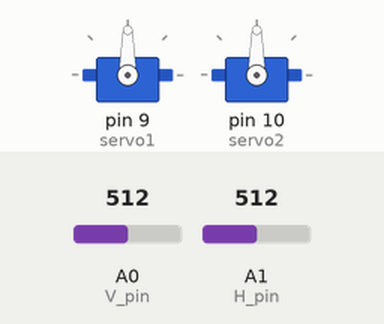
This sketch was run on a simulated Arduino Uno, built with avr-gcc and run on an emulated ATmega328P. Shown: 2 × servo. The inputs (shaded band) are chosen by the test bench; at power-on: A0 (V_pin) = 512, A1 (H_pin) = 512.

Above: at 1.2 s.
1.3 s: A0 (V_pin) set to 716
At 2.2 s:
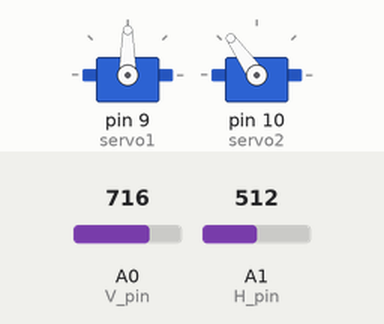
2.8 s: A1 (H_pin) set to 716
At 3.4 s:
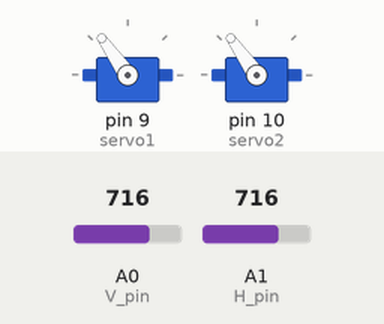
4.3 s: A0 (V_pin) set to 900
At 5.2 s:
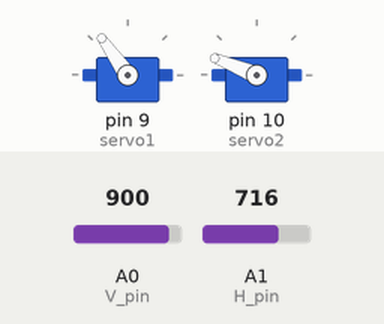
5.8 s: A1 (H_pin) set to 900
At 6.3 s:
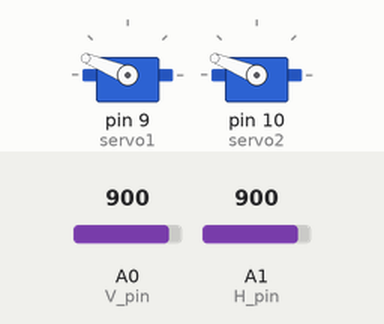
7.3 s: A0 (V_pin) set to 1023
At 8.5 s:
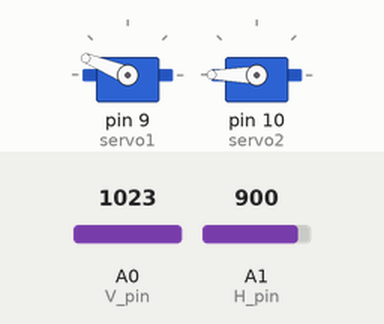
8.8 s: A1 (H_pin) set to 1023
At 9.8 s:
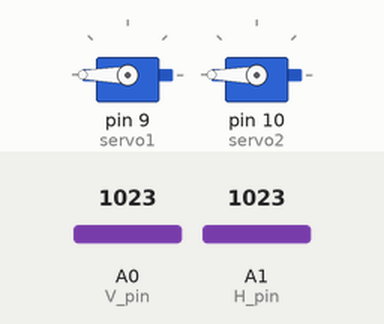
Timing chart, 0 to 11.3 s (numbered marks = the images above; inputs shaded):
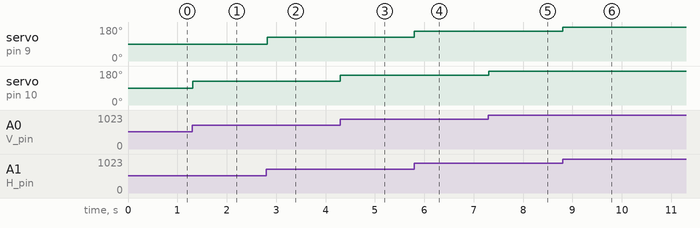

Measured:
- after the input at 1.3 s, servo on pin 10 (servo2): 90° → 125° at once
- after the input at 2.8 s, servo on pin 9 (servo1): 90° → 125° at once
- after the input at 4.3 s, servo on pin 10 (servo2): 125° → 158° at once
- after the input at 5.8 s, servo on pin 9 (servo1): 125° → 158° at once
- after the input at 7.3 s, servo on pin 10 (servo2): 158° → 180° at once
- after the input at 8.8 s, servo on pin 9 (servo1): 158° → 180° at once

The sketch:

programa_para_controle_de_servomotores_com_joystick.ino
```cpp
// TÍTULO: Programa Para Controlar Servomotores com Joystick de PS2
// AUTOR: Ângelo Meneguini
// WEBSITE: https://eletronicagaragem.blogspot.com.br

#include <Servo.h>                         // inclusão da biblioteca sero.h

Servo servo1;                              // cria o objeto para o servo 1
Servo servo2;                              // cria o objeto para o servo 2

#define V_pin A0                           // pino de conexão da posição vertical do joystick
#define H_pin A1                           // pino de conexão da posição horizontal do joystick

int H_val = 0;                             // armazena o valor da leitura analógica da posição horizontal
int V_val = 0;                             // armazena o valor da leitura analógica da posição vertical


void setup() {
  servo1.attach(9);                        // configura o pino digital 9 como saída para controle do servo 1
  servo2.attach(10);                       // configura o pino digital 10 como saída para controle do servo 2
} // end void setup

void loop() {

  H_val = analogRead(H_pin);               // leitura do valor analógico do joystick na posição horizontal
  V_val = analogRead(V_pin);               // leitura do valor analógico do joystick na posição vertical

  H_val = map(H_val, 0, 1023, 0, 180);     // faz o mapeamento do valor para faixa de 0 a 180° para determinar a posição que o servo será colocado
  V_val = map(V_val, 0, 1023, 0, 180);     // faz o mapeamento do valor para faixa de 0 a 180° para determinar a posição que o servo será colocado

  servo1.write(H_val);                     // aciona o servo 1 com o valor mapeado anteriormente entre 0 a 180°
  servo2.write(V_val);                     // aciona o servo 2 com o valor mapeado anteriormente entre 0 a 180°
  delay(15);                               // espera 15 ms para iniciar novamente o loop
} // end void loop
```
